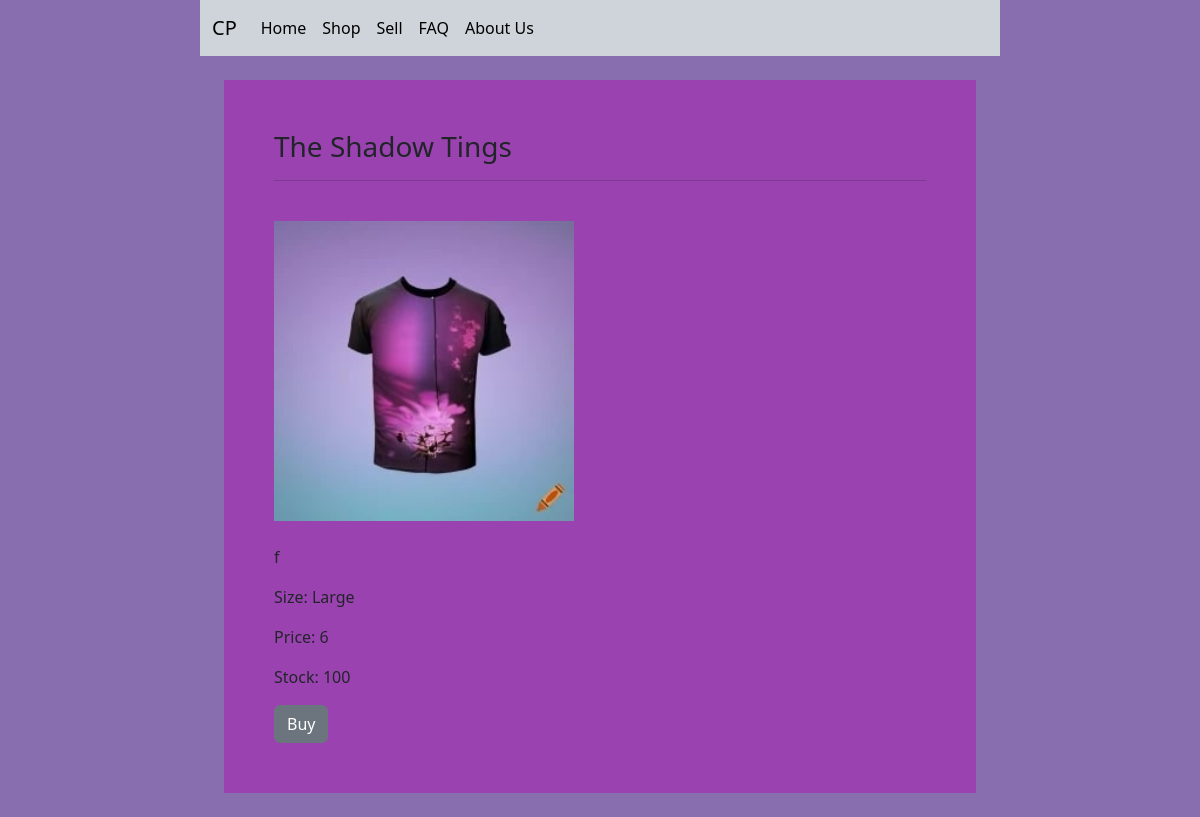
/products/6, run on an earlier commit of the app's database.
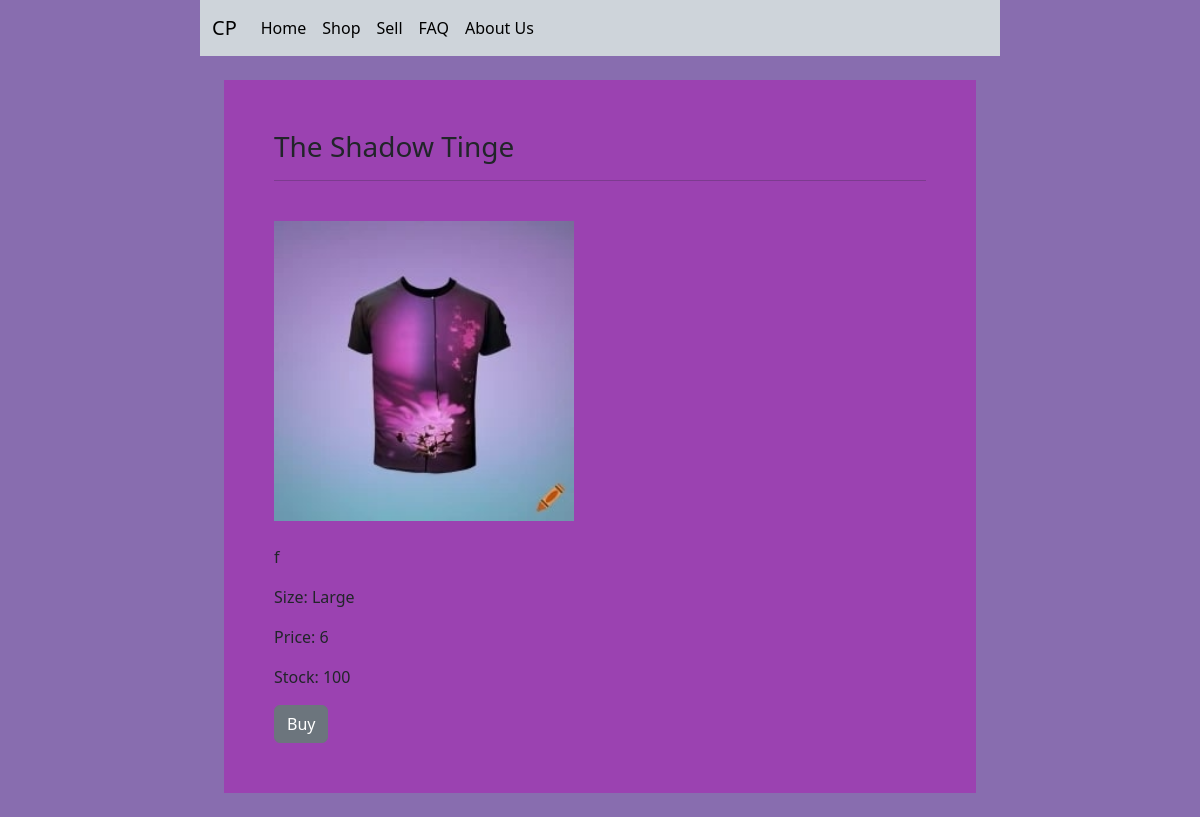
And on a later commit of the database.
### tables this page shows
CREATE TABLE "items" (
	"id"	INTEGER NOT NULL,
	"name"	TEXT NOT NULL,
	"price"	INTEGER,
	"size"	TEXT NOT NULL,
	"image_filename"	TEXT,
	"description"	TEXT,
	"stock"	INTEGER NOT NULL,
	"timestamp"	TIMESTAMP NOT NULL DEFAULT CURRENT_TIMESTAMP,
	"image"	BLOB,
	PRIMARY KEY("id" AUTOINCREMENT)
);

### myapp/app.py (the view)
@app.route('/products/<string:name>')
def item_by_name(name):
    item = get_sizes_by_name(name)
    product = get_item_by_name(name)
    return render_template("item.html", item=item, display_type='name', name=name, product=product)

### myapp/app.py (called while the page is built)
@app.route('/products/<int:product_id>')
def item_by_id(product_id):
    item = get_item_by_id(product_id)
    image_filename = item['image_url']
    image_path = url_for('static', filename='img/' + image_filename)
    return render_template("item.html", item=item, display_type='id', product_id=product_id, product=item, image_path=image_path)

### myapp/data.py (called while the page is built)
def connect_to_db(path):
    conn = sqlite3.connect(path)
    conn.row_factory = sqlite3.Row
    return conn, conn.cursor()

def get_item_by_id(product_id):
    conn, cur = connect_to_db(db_path)
    query = 'SELECT *, "/static/img/" || image_filename AS image_url FROM items WHERE id = ?'
    value = product_id
    result = cur.execute(query, (value,)).fetchone()
    conn.close()
    return result

### myapp/templates/item.html (shortened to what this page needs)
{% extends 'base.html' %}
{% block content %}
<div id="product">
  {% if display_type == 'name' %}
    <h3>{{ product.name }}</h3><hr><br>
    <h4>Choose your desired size:</h4><br>
    <ul class="list-container">
      {% for size in item %}
          <li class="list-item" id="product_size">
              <a href="{{ url_for('item_by_id', product_id=size['id']) }}">{{ size['size'] }}</a>
          </li>
      {% endfor %}
    </ul>
  {% elif display_type == 'id' %}
    <h3>{{ product.name }}</h3><hr><br>
    <img src="{{ item['image_url'] }}" id="product_image"><br><br>
    <p>{{ product.description }}</p>
    <p>Size: {{ product.size }}</p>
    <p>Price: {{ product.price }}</p>
    <p>Stock: {{ product.stock }}</p>
    {% if session.logged_in %}
    <p>Last Modified: {{ product.timestamp }}</p>
    <form action="{{ url_for('modify') }}" method="post">
      <input type="hidden" name="product_id" value="{{ product.id }}">
      <input class="btn btn-secondary" type="submit" name="action" value="edit"></input>
      <input class="btn btn-danger" type="submit" name="action" value="delete"></input>
    </form>
    {% else %}
    <form action="{{ url_for('buy') }}" method="post">
      <input class="btn btn-secondary" type="submit" name="action" value="Buy"></input>
    </form>
    {% endif %}
  {% endif %}
</div>
{% endblock %}

What changed in the data, as far as the page shows it:
changed items "Large": name "The Shadow Tings" → "The Shadow Tinge"
